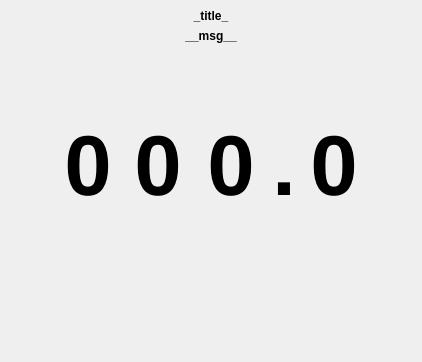
<?xml version="1.0" encoding="UTF-8"?>
<ui version="4.0">
 <class>NumberEditDialog</class>
 <widget class="QDialog" name="NumberEditDialog">
  <property name="geometry">
   <rect>
    <x>0</x>
    <y>0</y>
    <width>422</width>
    <height>362</height>
   </rect>
  </property>
  <property name="windowTitle">
   <string>Set Value</string>
  </property>
  <layout class="QVBoxLayout" name="_3">
   <property name="leftMargin">
    <number>0</number>
   </property>
   <property name="topMargin">
    <number>0</number>
   </property>
   <property name="rightMargin">
    <number>0</number>
   </property>
   <property name="bottomMargin">
    <number>0</number>
   </property>
   <item>
    <widget class="QFrame" name="topFrame">
     <layout class="QVBoxLayout" name="verticalLayout">
      <item>
       <widget class="QLabel" name="titleLabel">
        <property name="font">
         <font>
          <weight>75</weight>
          <bold>true</bold>
         </font>
        </property>
        <property name="text">
         <string>_title_</string>
        </property>
        <property name="alignment">
         <set>Qt::AlignCenter</set>
        </property>
       </widget>
      </item>
      <item>
       <widget class="QLabel" name="msgLabel">
        <property name="font">
         <font>
          <weight>75</weight>
          <bold>true</bold>
         </font>
        </property>
        <property name="text">
         <string>__msg__</string>
        </property>
        <property name="alignment">
         <set>Qt::AlignCenter</set>
        </property>
       </widget>
      </item>
     </layout>
    </widget>
   </item>
   <item>
    <layout class="QHBoxLayout" name="horizontalLayout">
     <item>
      <spacer name="horizontalSpacer">
       <property name="orientation">
        <enum>Qt::Horizontal</enum>
       </property>
       <property name="sizeHint" stdset="0">
        <size>
         <width>40</width>
         <height>20</height>
        </size>
       </property>
      </spacer>
     </item>
     <item>
      <layout class="QVBoxLayout" name="hundredsLayout">
       <item>
        <widget class="QPushButton" name="incHundreds">
         <property name="minimumSize">
          <size>
           <width>64</width>
           <height>64</height>
          </size>
         </property>
         <property name="focusPolicy">
          <enum>Qt::NoFocus</enum>
         </property>
         <property name="icon">
          <iconset resource="TouchWidgets.qrc">
           <normaloff>:/GuiPixmaps/angle-up.svg</normaloff>:/GuiPixmaps/angle-up.svg</iconset>
         </property>
         <property name="iconSize">
          <size>
           <width>36</width>
           <height>36</height>
          </size>
         </property>
         <property name="flat">
          <bool>true</bool>
         </property>
        </widget>
       </item>
       <item>
        <widget class="QLabel" name="hundreds">
         <property name="minimumSize">
          <size>
           <width>64</width>
           <height>70</height>
          </size>
         </property>
         <property name="font">
          <font>
           <pointsize>64</pointsize>
           <weight>75</weight>
           <bold>true</bold>
          </font>
         </property>
         <property name="text">
          <string>0</string>
         </property>
         <property name="alignment">
          <set>Qt::AlignCenter</set>
         </property>
        </widget>
       </item>
       <item>
        <widget class="QPushButton" name="decHundreds">
         <property name="minimumSize">
          <size>
           <width>64</width>
           <height>64</height>
          </size>
         </property>
         <property name="focusPolicy">
          <enum>Qt::NoFocus</enum>
         </property>
         <property name="icon">
          <iconset resource="TouchWidgets.qrc">
           <normaloff>:/GuiPixmaps/angle-down.svg</normaloff>:/GuiPixmaps/angle-down.svg</iconset>
         </property>
         <property name="iconSize">
          <size>
           <width>36</width>
           <height>36</height>
          </size>
         </property>
         <property name="flat">
          <bool>true</bool>
         </property>
        </widget>
       </item>
      </layout>
     </item>
     <item>
      <layout class="QVBoxLayout" name="tensLayout">
       <item>
        <widget class="QPushButton" name="incTens">
         <property name="minimumSize">
          <size>
           <width>64</width>
           <height>64</height>
          </size>
         </property>
         <property name="focusPolicy">
          <enum>Qt::NoFocus</enum>
         </property>
         <property name="icon">
          <iconset resource="TouchWidgets.qrc">
           <normaloff>:/GuiPixmaps/angle-up.svg</normaloff>:/GuiPixmaps/angle-up.svg</iconset>
         </property>
         <property name="iconSize">
          <size>
           <width>36</width>
           <height>36</height>
          </size>
         </property>
         <property name="flat">
          <bool>true</bool>
         </property>
        </widget>
       </item>
       <item>
        <widget class="QLabel" name="tens">
         <property name="minimumSize">
          <size>
           <width>64</width>
           <height>70</height>
          </size>
         </property>
         <property name="font">
          <font>
           <pointsize>64</pointsize>
           <weight>75</weight>
           <bold>true</bold>
          </font>
         </property>
         <property name="text">
          <string>0</string>
         </property>
         <property name="alignment">
          <set>Qt::AlignCenter</set>
         </property>
        </widget>
       </item>
       <item>
        <widget class="QPushButton" name="decTens">
         <property name="minimumSize">
          <size>
           <width>64</width>
           <height>64</height>
          </size>
         </property>
         <property name="focusPolicy">
          <enum>Qt::NoFocus</enum>
         </property>
         <property name="icon">
          <iconset resource="TouchWidgets.qrc">
           <normaloff>:/GuiPixmaps/angle-down.svg</normaloff>:/GuiPixmaps/angle-down.svg</iconset>
         </property>
         <property name="iconSize">
          <size>
           <width>36</width>
           <height>36</height>
          </size>
         </property>
         <property name="flat">
          <bool>true</bool>
         </property>
        </widget>
       </item>
      </layout>
     </item>
     <item>
      <layout class="QVBoxLayout" name="unitsLayout">
       <item>
        <widget class="QPushButton" name="incUnits">
         <property name="minimumSize">
          <size>
           <width>64</width>
           <height>64</height>
          </size>
         </property>
         <property name="focusPolicy">
          <enum>Qt::NoFocus</enum>
         </property>
         <property name="icon">
          <iconset resource="TouchWidgets.qrc">
           <normaloff>:/GuiPixmaps/angle-up.svg</normaloff>:/GuiPixmaps/angle-up.svg</iconset>
         </property>
         <property name="iconSize">
          <size>
           <width>36</width>
           <height>36</height>
          </size>
         </property>
         <property name="flat">
          <bool>true</bool>
         </property>
        </widget>
       </item>
       <item>
        <widget class="QLabel" name="units">
         <property name="minimumSize">
          <size>
           <width>70</width>
           <height>70</height>
          </size>
         </property>
         <property name="font">
          <font>
           <pointsize>64</pointsize>
           <weight>75</weight>
           <bold>true</bold>
          </font>
         </property>
         <property name="text">
          <string>0</string>
         </property>
         <property name="alignment">
          <set>Qt::AlignCenter</set>
         </property>
        </widget>
       </item>
       <item>
        <widget class="QPushButton" name="decUnits">
         <property name="minimumSize">
          <size>
           <width>64</width>
           <height>64</height>
          </size>
         </property>
         <property name="focusPolicy">
          <enum>Qt::NoFocus</enum>
         </property>
         <property name="icon">
          <iconset resource="TouchWidgets.qrc">
           <normaloff>:/GuiPixmaps/angle-down.svg</normaloff>:/GuiPixmaps/angle-down.svg</iconset>
         </property>
         <property name="iconSize">
          <size>
           <width>36</width>
           <height>36</height>
          </size>
         </property>
         <property name="flat">
          <bool>true</bool>
         </property>
        </widget>
       </item>
      </layout>
     </item>
     <item>
      <layout class="QVBoxLayout" name="decimalPointLayout">
       <item>
        <widget class="QLabel" name="decimalPoint">
         <property name="sizePolicy">
          <sizepolicy hsizetype="Fixed" vsizetype="Fixed">
           <horstretch>0</horstretch>
           <verstretch>0</verstretch>
          </sizepolicy>
         </property>
         <property name="font">
          <font>
           <pointsize>64</pointsize>
           <weight>75</weight>
           <bold>true</bold>
          </font>
         </property>
         <property name="text">
          <string>.</string>
         </property>
         <property name="alignment">
          <set>Qt::AlignCenter</set>
         </property>
        </widget>
       </item>
      </layout>
     </item>
     <item>
      <layout class="QVBoxLayout" name="tenthsLayout">
       <item>
        <widget class="QPushButton" name="incTenths">
         <property name="minimumSize">
          <size>
           <width>64</width>
           <height>64</height>
          </size>
         </property>
         <property name="focusPolicy">
          <enum>Qt::NoFocus</enum>
         </property>
         <property name="icon">
          <iconset resource="TouchWidgets.qrc">
           <normaloff>:/GuiPixmaps/angle-up.svg</normaloff>:/GuiPixmaps/angle-up.svg</iconset>
         </property>
         <property name="iconSize">
          <size>
           <width>36</width>
           <height>36</height>
          </size>
         </property>
         <property name="flat">
          <bool>true</bool>
         </property>
        </widget>
       </item>
       <item>
        <widget class="QLabel" name="tenths">
         <property name="minimumSize">
          <size>
           <width>64</width>
           <height>70</height>
          </size>
         </property>
         <property name="font">
          <font>
           <pointsize>64</pointsize>
           <weight>75</weight>
           <bold>true</bold>
          </font>
         </property>
         <property name="text">
          <string>0</string>
         </property>
         <property name="alignment">
          <set>Qt::AlignCenter</set>
         </property>
        </widget>
       </item>
       <item>
        <widget class="QPushButton" name="decTenths">
         <property name="minimumSize">
          <size>
           <width>64</width>
           <height>64</height>
          </size>
         </property>
         <property name="focusPolicy">
          <enum>Qt::NoFocus</enum>
         </property>
         <property name="icon">
          <iconset resource="TouchWidgets.qrc">
           <normaloff>:/GuiPixmaps/angle-down.svg</normaloff>:/GuiPixmaps/angle-down.svg</iconset>
         </property>
         <property name="iconSize">
          <size>
           <width>36</width>
           <height>36</height>
          </size>
         </property>
         <property name="flat">
          <bool>true</bool>
         </property>
        </widget>
       </item>
      </layout>
     </item>
     <item>
      <spacer name="horizontalSpacer_2">
       <property name="orientation">
        <enum>Qt::Horizontal</enum>
       </property>
       <property name="sizeHint" stdset="0">
        <size>
         <width>40</width>
         <height>20</height>
        </size>
       </property>
      </spacer>
     </item>
    </layout>
   </item>
   <item>
    <widget class="QFrame" name="bottomFrame">
     <layout class="QHBoxLayout" name="_2">
      <item>
       <spacer name="horizontalSpacer_3">
        <property name="orientation">
         <enum>Qt::Horizontal</enum>
        </property>
        <property name="sizeHint" stdset="0">
         <size>
          <width>40</width>
          <height>20</height>
         </size>
        </property>
       </spacer>
      </item>
      <item>
       <widget class="QPushButton" name="cancelButton">
        <property name="sizePolicy">
         <sizepolicy hsizetype="Fixed" vsizetype="Fixed">
          <horstretch>0</horstretch>
          <verstretch>0</verstretch>
         </sizepolicy>
        </property>
        <property name="minimumSize">
         <size>
          <width>64</width>
          <height>64</height>
         </size>
        </property>
        <property name="focusPolicy">
         <enum>Qt::NoFocus</enum>
        </property>
        <property name="icon">
         <iconset resource="TouchWidgets.qrc">
          <normaloff>:/GuiPixmaps/close.svg</normaloff>:/GuiPixmaps/close.svg</iconset>
        </property>
        <property name="iconSize">
         <size>
          <width>36</width>
          <height>36</height>
         </size>
        </property>
        <property name="flat">
         <bool>true</bool>
        </property>
       </widget>
      </item>
      <item>
       <widget class="QPushButton" name="okButton">
        <property name="sizePolicy">
         <sizepolicy hsizetype="Fixed" vsizetype="Fixed">
          <horstretch>0</horstretch>
          <verstretch>0</verstretch>
         </sizepolicy>
        </property>
        <property name="minimumSize">
         <size>
          <width>64</width>
          <height>64</height>
         </size>
        </property>
        <property name="focusPolicy">
         <enum>Qt::NoFocus</enum>
        </property>
        <property name="icon">
         <iconset resource="TouchWidgets.qrc">
          <normaloff>:/GuiPixmaps/check.svg</normaloff>:/GuiPixmaps/check.svg</iconset>
        </property>
        <property name="iconSize">
         <size>
          <width>36</width>
          <height>36</height>
         </size>
        </property>
        <property name="flat">
         <bool>true</bool>
        </property>
       </widget>
      </item>
     </layout>
    </widget>
   </item>
  </layout>
 </widget>
 <resources>
  <include location="TouchWidgets.qrc"/>
 </resources>
 <connections/>
</ui>
